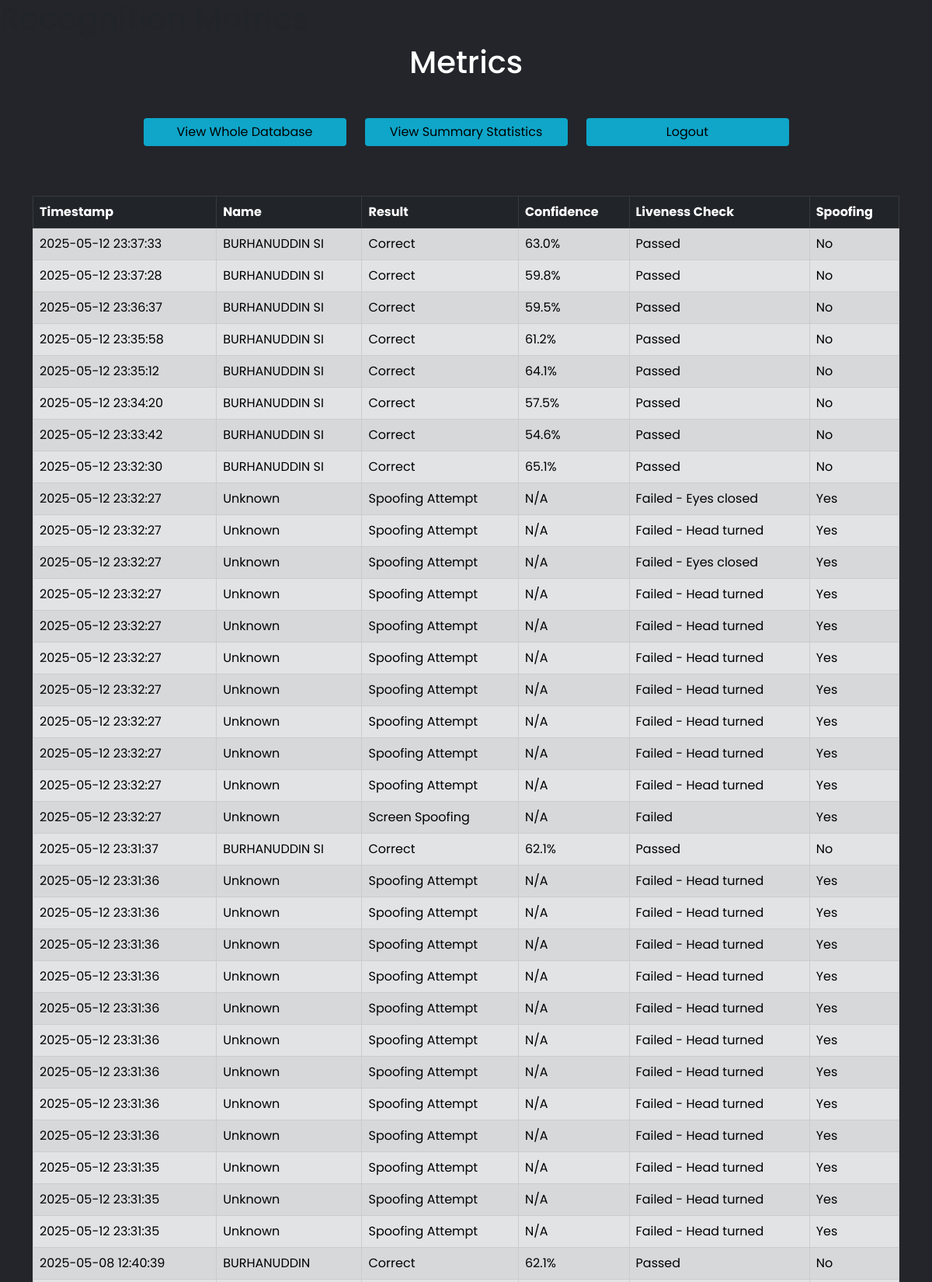
The app's page /metrics (upper part) with its own data.
### tables this page shows
CREATE TABLE RecognitionLogs (id INTEGER PRIMARY KEY AUTOINCREMENT, timestamp TEXT, name TEXT, recognition_result TEXT, is_spoofing BOOLEAN, confidence REAL, liveness_check TEXT);

### app.py (the view)
@app.route('/metrics', methods=["GET", "POST"])
def metrics():
        conn = sqlite3.connect('information.db')
        conn.row_factory = sqlite3.Row  # This enables column access by name
        date_filter = request.form.get('date_filter')
        name_filter = request.form.get('name_filter')
        result_filter = request.form.get('result_filter')
        query = "SELECT * FROM RecognitionLogs WHERE 1=1"
        params = []
        if date_filter:
            query += " AND date(timestamp) = ?"
            params.append(date_filter)
        if name_filter and name_filter != "All":
            query += " AND name = ?"
            params.append(name_filter)
        if result_filter and result_filter != "All":
            if result_filter == "Spoofing":
                query += " AND is_spoofing = 1"
            else:
                query += " AND recognition_result = ?"
                params.append(result_filter)
        query += " ORDER BY timestamp DESC"
        cur = conn.cursor()
        cur.execute(query, params)
        rows = cur.fetchall()
        cur.execute("SELECT DISTINCT name FROM RecognitionLogs WHERE name != 'Unknown' ORDER BY name")
        names = [row['name'] for row in cur.fetchall()]
        conn.close()
        return render_template('RecognitionMetrics.html', rows=rows, names=names, selected_date=date_filter, selected_name=name_filter, selected_result=result_filter)

### templates/RecognitionMetrics.html (shortened to what this page needs)
<!DOCTYPE html>
<html>
<head>
    <link href="https://cdn.jsdelivr.net/npm/bootstrap@5.0.2/dist/css/bootstrap.min.css" rel="stylesheet"
>
    <link rel="stylesheet" href="{{ url_for('static', filename='css/style.css') }}">
</head>
<body>
    <h1>Recognition Metrics</h1>
    <div class="container">
        <h1 class="text-center mb-5 text-white">Metrics</h1>
        <div class="row mb-5 justify-content-center">
            <div class="col-md-3">
                <form class="mb-3 w-100" action="/whole" method="post">
                    <button class="btn btn-primary blue-btn w-100">View Whole Database</button>
                </form>
            </div>
            <div class="col-md-3">
                <form class="mb-3 w-100" action="/metrics_summary" method="post">
                    <button class="btn btn-primary blue-btn w-100">View Summary Statistics</button>
                </form>
            </div>
            <div class="col-md-3">
                <form class="mb-3 w-100" action="/" method="GET">
                    <button class="btn btn-primary blue-btn w-100">Logout</button>
                </form>
            </div>
        </div>
        <div class="row">
            <div class="col-md-12">
                <table class="table table-secondary table-striped table-bordered table-hover mb-5">
                    <thead class="table-dark">
                        <tr>
                            <th>Timestamp</th>
                            <th>Name</th>
                            <th>Result</th>
                            <th>Confidence</th>
                            <th>Liveness Check</th>
                            <th>Spoofing</th>
                        </tr>
                    </thead>
                    <tbody>
                        {% for row in rows %}
                        <tr>
                            <td>{{ row['timestamp'] }}</td>
                            <td>{{ row['name'] }}</td>
                            <td>{{ row['recognition_result'] }}</td>
                            <td>{% if row['confidence'] %}{{ "%.1f"|format(row['confidence']*100) }}%{% else %}N/A{% endif %}</td>
                            <td>{{ row['liveness_check'] }}</td>
                            <td>{% if row['is_spoofing'] %}Yes{% else %}No{% endif %}</td>
                        </tr>
                        {% endfor %}
                    </tbody>
                </table>
            </div>
        </div>
    </div>
</body>
</html>

### static/css/style.css (style rules this page uses)
* { margin: 0; padding: 0; box-sizing: border-box; font-family: "Poppins", sans-serif; }
body { background: #23252a; }
.blue-btn { background-color: #0fa6c9 !important; color: black !important; border: white !important; }

### records on screen
RecognitionLogs: timestamp "2025-05-12 23:37:33", name "BURHANUDDIN SI", recognition_result "Correct", row['confidence']*100 "63.0", liveness_check "Passed", is_spoofing "No"
RecognitionLogs: timestamp "2025-05-12 23:37:28", name "BURHANUDDIN SI", recognition_result "Correct", row['confidence']*100 "59.8", liveness_check "Passed", is_spoofing "No"
RecognitionLogs: timestamp "2025-05-12 23:36:37", name "BURHANUDDIN SI", recognition_result "Correct", row['confidence']*100 "59.5", liveness_check "Passed", is_spoofing "No"
RecognitionLogs: timestamp "2025-05-12 23:35:58", name "BURHANUDDIN SI", recognition_result "Correct", row['confidence']*100 "61.2", liveness_check "Passed", is_spoofing "No"
RecognitionLogs: timestamp "2025-05-12 23:35:12", name "BURHANUDDIN SI", recognition_result "Correct", row['confidence']*100 "64.1", liveness_check "Passed", is_spoofing "No"
RecognitionLogs: timestamp "2025-05-12 23:34:20", name "BURHANUDDIN SI", recognition_result "Correct", row['confidence']*100 "57.5", liveness_check "Passed", is_spoofing "No"
RecognitionLogs: timestamp "2025-05-12 23:33:42", name "BURHANUDDIN SI", recognition_result "Correct", row['confidence']*100 "54.6", liveness_check "Passed", is_spoofing "No"
RecognitionLogs: timestamp "2025-05-12 23:32:30", name "BURHANUDDIN SI", recognition_result "Correct", row['confidence']*100 "65.1", liveness_check "Passed", is_spoofing "No"
RecognitionLogs: timestamp "2025-05-12 23:32:27", name "Unknown", recognition_result "Spoofing Attempt", confidence "N/A", liveness_check "Failed - Eyes closed", is_spoofing "Yes"
RecognitionLogs: timestamp "2025-05-12 23:32:27", name "Unknown", recognition_result "Spoofing Attempt", confidence "N/A", liveness_check "Failed - Head turned", is_spoofing "Yes"
RecognitionLogs: timestamp "2025-05-12 23:32:27", name "Unknown", recognition_result "Spoofing Attempt", confidence "N/A", liveness_check "Failed - Eyes closed", is_spoofing "Yes"
RecognitionLogs: timestamp "2025-05-12 23:32:27", name "Unknown", recognition_result "Spoofing Attempt", confidence "N/A", liveness_check "Failed - Head turned", is_spoofing "Yes"
RecognitionLogs: timestamp "2025-05-12 23:32:27", name "Unknown", recognition_result "Spoofing Attempt", confidence "N/A", liveness_check "Failed - Head turned", is_spoofing "Yes"
RecognitionLogs: timestamp "2025-05-12 23:32:27", name "Unknown", recognition_result "Spoofing Attempt", confidence "N/A", liveness_check "Failed - Head turned", is_spoofing "Yes"
RecognitionLogs: timestamp "2025-05-12 23:32:27", name "Unknown", recognition_result "Spoofing Attempt", confidence "N/A", liveness_check "Failed - Head turned", is_spoofing "Yes"
RecognitionLogs: timestamp "2025-05-12 23:32:27", name "Unknown", recognition_result "Spoofing Attempt", confidence "N/A", liveness_check "Failed - Head turned", is_spoofing "Yes"
RecognitionLogs: timestamp "2025-05-12 23:32:27", name "Unknown", recognition_result "Spoofing Attempt", confidence "N/A", liveness_check "Failed - Head turned", is_spoofing "Yes"
RecognitionLogs: timestamp "2025-05-12 23:32:27", name "Unknown", recognition_result "Spoofing Attempt", confidence "N/A", liveness_check "Failed - Head turned", is_spoofing "Yes"
RecognitionLogs: timestamp "2025-05-12 23:32:27", name "Unknown", recognition_result "Screen Spoofing", confidence "N/A", liveness_check "Failed", is_spoofing "Yes"
RecognitionLogs: timestamp "2025-05-12 23:31:37", name "BURHANUDDIN SI", recognition_result "Correct", row['confidence']*100 "62.1", liveness_check "Passed", is_spoofing "No"
RecognitionLogs: timestamp "2025-05-12 23:31:36", name "Unknown", recognition_result "Spoofing Attempt", confidence "N/A", liveness_check "Failed - Head turned", is_spoofing "Yes"
RecognitionLogs: timestamp "2025-05-12 23:31:36", name "Unknown", recognition_result "Spoofing Attempt", confidence "N/A", liveness_check "Failed - Head turned", is_spoofing "Yes"
RecognitionLogs: timestamp "2025-05-12 23:31:36", name "Unknown", recognition_result "Spoofing Attempt", confidence "N/A", liveness_check "Failed - Head turned", is_spoofing "Yes"
RecognitionLogs: timestamp "2025-05-12 23:31:36", name "Unknown", recognition_result "Spoofing Attempt", confidence "N/A", liveness_check "Failed - Head turned", is_spoofing "Yes"
RecognitionLogs: timestamp "2025-05-12 23:31:36", name "Unknown", recognition_result "Spoofing Attempt", confidence "N/A", liveness_check "Failed - Head turned", is_spoofing "Yes"
RecognitionLogs: timestamp "2025-05-12 23:31:36", name "Unknown", recognition_result "Spoofing Attempt", confidence "N/A", liveness_check "Failed - Head turned", is_spoofing "Yes"
RecognitionLogs: timestamp "2025-05-12 23:31:36", name "Unknown", recognition_result "Spoofing Attempt", confidence "N/A", liveness_check "Failed - Head turned", is_spoofing "Yes"
RecognitionLogs: timestamp "2025-05-12 23:31:36", name "Unknown", recognition_result "Spoofing Attempt", confidence "N/A", liveness_check "Failed - Head turned", is_spoofing "Yes"
RecognitionLogs: timestamp "2025-05-12 23:31:36", name "Unknown", recognition_result "Spoofing Attempt", confidence "N/A", liveness_check "Failed - Head turned", is_spoofing "Yes"
RecognitionLogs: timestamp "2025-05-12 23:31:35", name "Unknown", recognition_result "Spoofing Attempt", confidence "N/A", liveness_check "Failed - Head turned", is_spoofing "Yes"
RecognitionLogs: timestamp "2025-05-12 23:31:35", name "Unknown", recognition_result "Spoofing Attempt", confidence "N/A", liveness_check "Failed - Head turned", is_spoofing "Yes"
RecognitionLogs: timestamp "2025-05-12 23:31:35", name "Unknown", recognition_result "Spoofing Attempt", confidence "N/A", liveness_check "Failed - Head turned", is_spoofing "Yes"
RecognitionLogs: timestamp "2025-05-08 12:40:39", name "BURHANUDDIN", recognition_result "Correct", row['confidence']*100 "62.1", liveness_check "Passed", is_spoofing "No"
